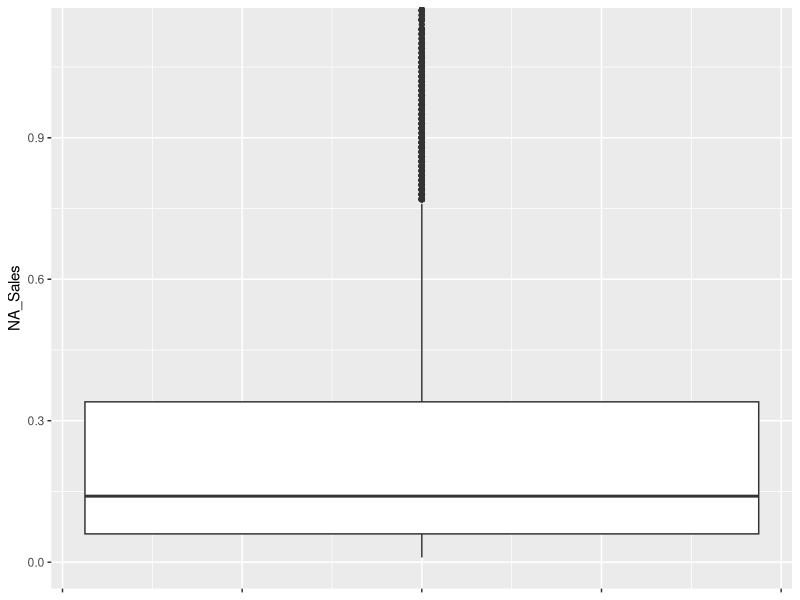
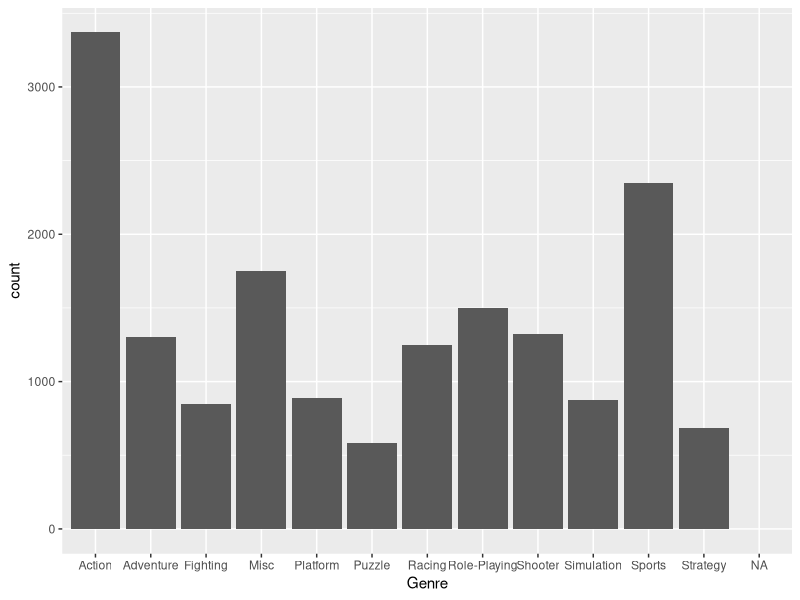
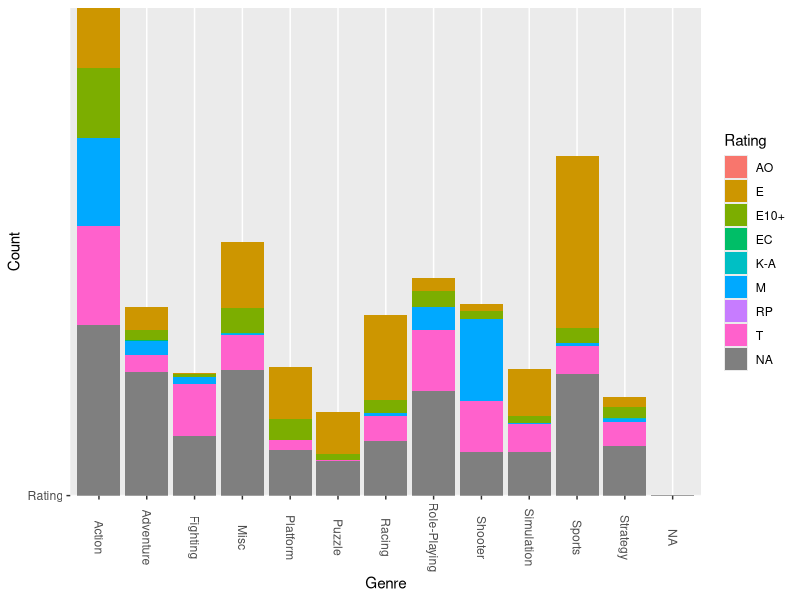
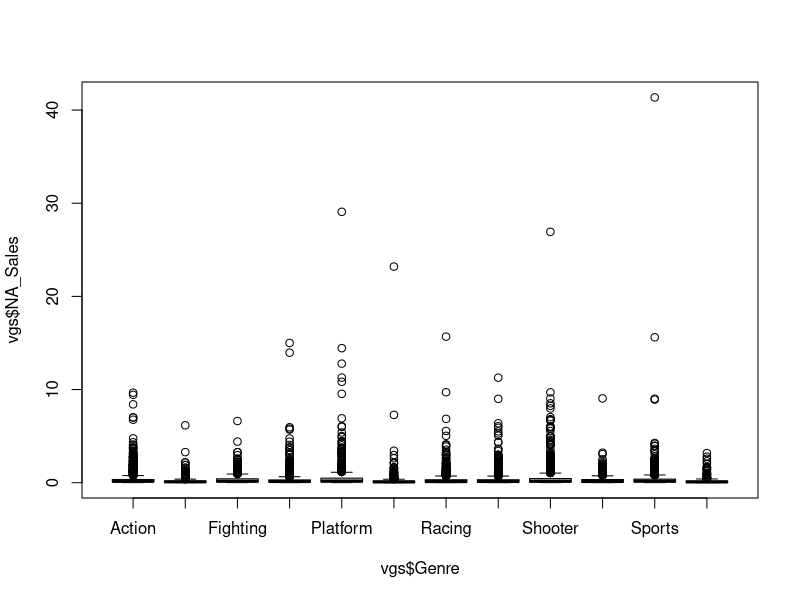
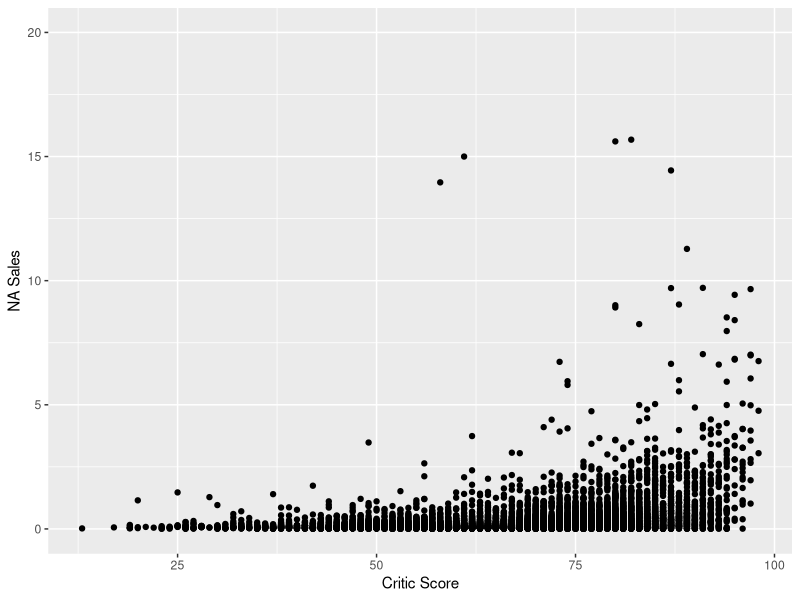

Write R code to recreate these figures, in order.
## ---- chunk 1
#Loading Libraries
library(tidyverse)

#Loading Dataset
vgs <- read.csv('replaced variables.csv')

#Transforming variables to appropriate data types
vgs$NA_Sales<-as.numeric(vgs$NA_Sales)
vgs$EU_Sales<-as.numeric(vgs$EU_Sales)
vgs$JP_Sales<-as.numeric(vgs$JP_Sales)
vgs$Other_Sales<-as.numeric(vgs$Other_Sales)
vgs$Platform <- as.factor(vgs$Platform)
vgs$Publisher <- as.factor(vgs$Genre)
vgs$Genre <- as.factor(vgs$Genre)
vgs$Developer <- as.factor(vgs$Developer)
vgs$Rating <- as.factor(vgs$Rating)
vgs$Year_of_Release <- as.factor(vgs$Year_of_Release)
vgs$User_Score <- as.numeric(vgs$User_Score)
vgs$Name <- as.character(vgs$Name)
vgs$User_Score <- vgs$User_Score * 10

#Replacing empty entries with NA
vgs$Rating[vgs$Rating %in% c("")]<- NA
vgs$Rating <-factor(vgs$Rating)
vgs$Developer[vgs$Developer %in% c("")]<- NA
vgs$Developer <-factor(vgs$Developer)
vgs$Genre[vgs$Genre %in% c("")]<- NA
vgs$Genre <-factor(vgs$Genre)
## ---- chunk 2
summary(vgs$NA_Sales, na.rm = TRUE) # summarize the variable NA_Sales
sd(vgs$NA_Sales, na.rm = TRUE) # find the standard deviation
IQR(vgs$NA_Sales, na.rm = TRUE) # find the IQR
nasmildthreshold = (.28*1.5) + .28 # mild threshold
print(nasmildthreshold)
nasmaxthreshold = (.28*3) + .28 # extreme threshold
print(nasmaxthreshold)
sum(vgs$NA_Sales>nasmaxthreshold, na.rm = TRUE) # number of observations above the max threshold
ggplot(data = vgs, aes(y = NA_Sales)) + geom_boxplot() + coord_cartesian(ylim = c(0, 1.12))+
  theme(axis.text.x = element_blank())
## ---- chunk 3
#replacing the blank spaces with NA
vgs$Genre[vgs$Genre %in% c("")]<- NA
#creating the frequency table
freq_genre <- table(vgs$Genre)
#creating the relative frequency table
rel_freq_genre <- table(vgs$Genre)/nrow(vgs)
#plotting the frequency of each genre
ggplot(data = vgs) + geom_bar(mapping = aes(x = Genre))
## ---- chunk 4
twoway <- addmargins(table(vgs$Rating, vgs$Genre))
twoway
ggplot(vgs, aes(fill=Rating, y='Rating', x=Genre)) + geom_bar(position= 'stack', stat='identity') + ylab('Count') + xlab('Genre') + theme(axis.text.x=element_text(angle = -90, vjust = 0.5))
## ---- chunk 5
summary(vgs$NA_Sales)
table(vgs$NA_Sales)
table(vgs$Genre)
boxplot(vgs$NA_Sales~vgs$Genre)
## ---- chunk 6
ggplot(vgs, aes(Critic_Score, NA_Sales)) + geom_point() +ylab('NA Sales') + xlab('Critic Score') + ylim(0, 20)
